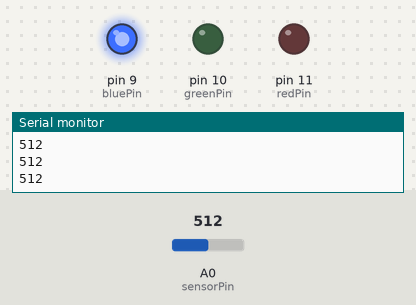
This sketch was run on a simulated Arduino Uno, built with avr-gcc and run on an emulated ATmega328P. Parts: output pins drawn as LEDs (lit = HIGH), the last lines printed to the serial monitor. Inputs (shaded band) come from the test bench; at power-on: A0 (sensorPin) = 512.

Above: at 1.2 s.
1.3 s: A0 (sensorPin) set to 308
2.8 s: A0 (sensorPin) set to 284
At 4.0 s:
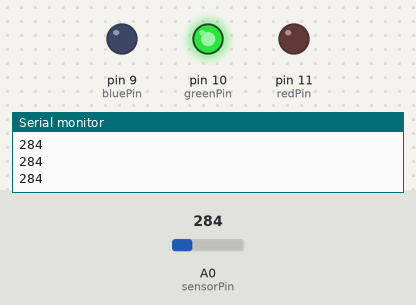
4.3 s: A0 (sensorPin) set to 108
5.8 s: A0 (sensorPin) set to 95
At 6.3 s:
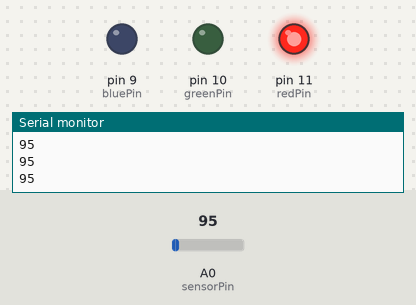
7.3 s: A0 (sensorPin) set to 122
At 8.5 s:
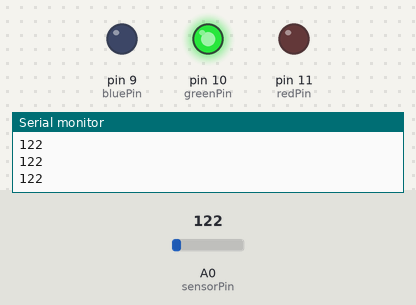
8.8 s: A0 (sensorPin) set to 90
At 9.8 s:
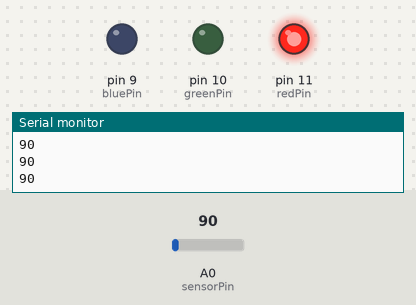
Timing chart, 0 to 11.3 s (numbered marks = the images above; inputs shaded):
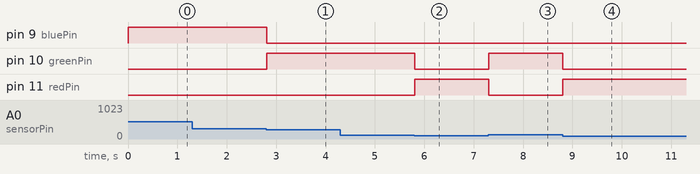

The sketch:

potentiometerproject.ino
```cpp
int sensorPin = A0;
int value = 0;

int redPin = 11;
int greenPin = 10;
int bluePin = 9;

void setup() {
  // put your setup code here, to run once:
  Serial.begin(9600);
  pinMode(redPin, OUTPUT);
  pinMode(greenPin, OUTPUT);
  pinMode(bluePin, OUTPUT);
}

void loop() {
  // put your main code here, to run repeatedly:

  value = analogRead(sensorPin);
  Serial.println(value);
  if(value < 100)
  {
    setColor(255, 0, 0);
  }
  if(value >= 100)
  {
    if(value < 300)
    {
      setColor(0, 255, 0);
    }
  }
  if(value > 300)
  {
    setColor(0, 0, 255);
  }
}

void setColor(int redValue, int greenValue, int blueValue)
{
  analogWrite(redPin, redValue);
  analogWrite(greenPin, greenValue);
  analogWrite(bluePin, blueValue);
}
```

Measured:
- the behaviour switches between 300 and 299 on A0 (sensorPin) (found by bisection; images 0 and 1)
- the behaviour switches between 100 and 99 on A0 (sensorPin) (found by bisection; images 1 and 2)
- after the input at 2.8 s, pin 9 (bluePin): HIGH → LOW at once; pin 10 (greenPin): LOW → HIGH at once
- after the input at 5.8 s, pin 10 (greenPin): HIGH → LOW at once; pin 11 (redPin): LOW → HIGH at once
- after the input at 7.3 s, pin 10 (greenPin): LOW → HIGH at once; pin 11 (redPin): HIGH → LOW at once
- after the input at 8.8 s, pin 10 (greenPin): HIGH → LOW at once; pin 11 (redPin): LOW → HIGH at once
